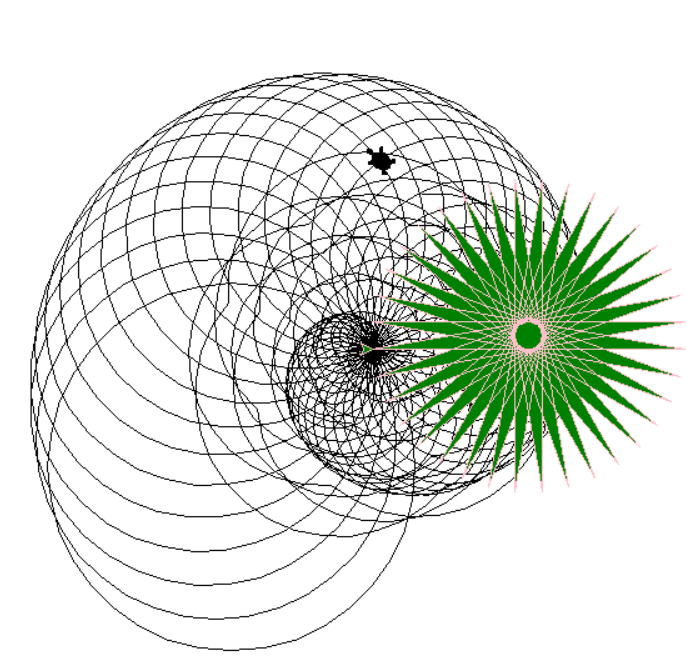

This figure's Python source:
import turtle

v=turtle.Pen()
v.shape("turtle")

v.speed(0)

#1. a loop for drawing a series of circles that are seashell-like

for i in range(50):
	v.circle(i*3)
	v.left(10)

#2. a loop for drawing a red rose
#v.reset()
#v.color("red")
#v.width(2)

for i in range(40):
	v.circle(i*3,180) ##radius=i*3 and draw 1/2 of circle because 1/2=180/360
	v.right(45)

#v.reset()
v.up()
v.forward(40)
v.down()
from turtle import *
v.speed(0)
color('pink', 'green')
begin_fill()
while True:
	    #forward(200)
    forward(250)
    left(170)
    if abs(pos()) < 1:
        break
end_fill()
done()
